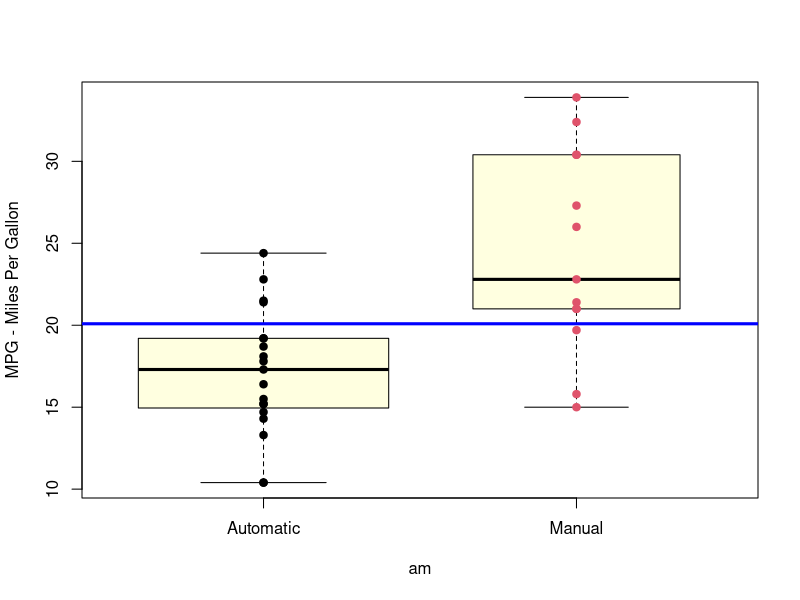
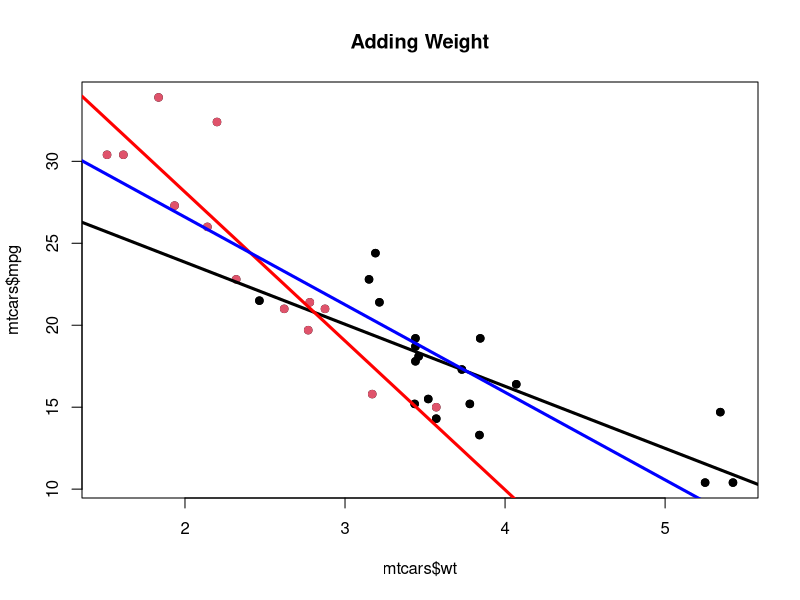
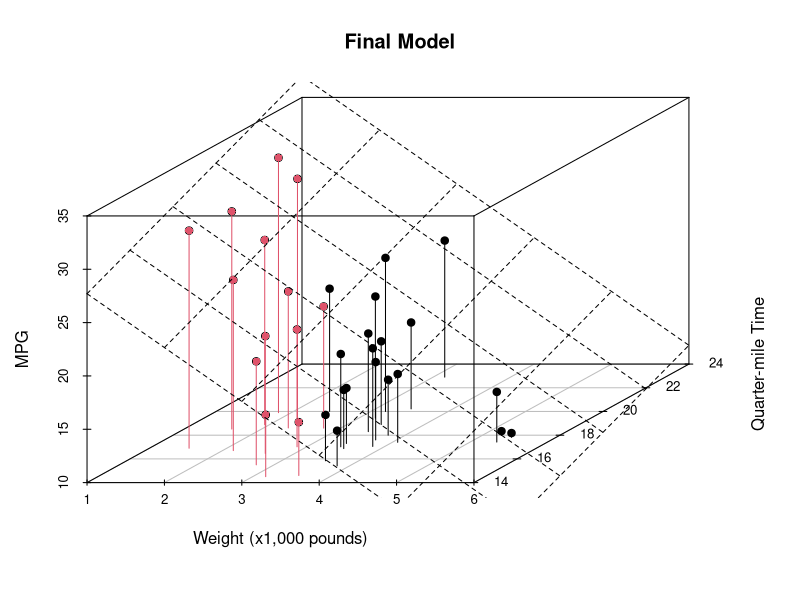
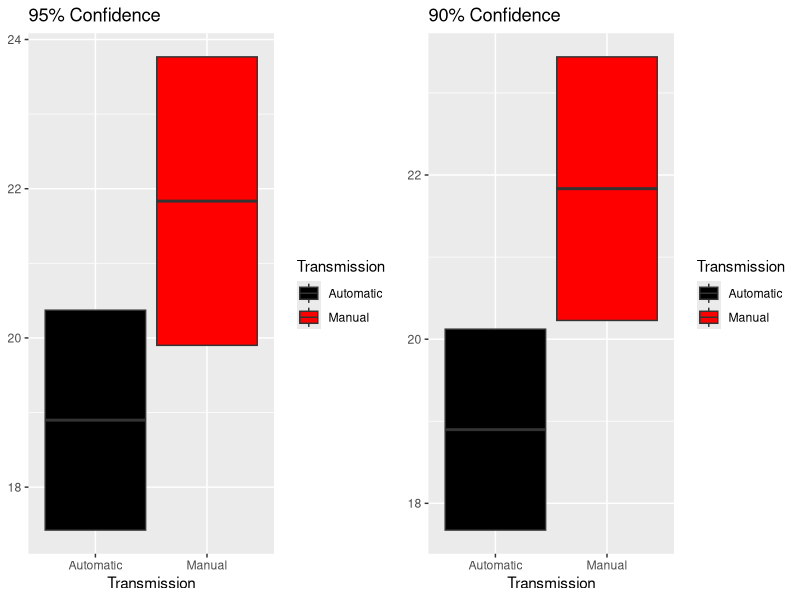

These figures' R source, in order: (Note: this script raises an error after producing the figures.)
## ---- chunk 1
data(mtcars);  x <- vector(mode = "numeric"); r <- vector(mode = "numeric")
for (i in 1:11) x <- c(x, class(mtcars[,i]))
for (j in 1:11) r <- c(r, round(cor(mtcars[j], mtcars$mpg),4))
#dataSum <- rbind(names(mtcars), x, r) # used in discovery & Appendix
## ---- chunk 2
mtcars$am <- as.factor(mtcars$am)
levels(mtcars$am) <- c("Automatic", "Manual")
par(mfrow = c(1,1))
boxplot(mpg ~ am, data = mtcars, ylab = "MPG - Miles Per Gallon",
        varwidth = TRUE, col = "light yellow")
points(mtcars$am, mtcars$mpg, pch=19, col= mtcars$am)
abline(h = mean(mtcars$mpg), col='blue', lwd = 3)
fitTrans <- lm(mpg ~ am, data = mtcars)
## ---- chunk 3
fitAll <- lm(mpg ~ . -1, data = mtcars)
#summary(fitAll)$coefficients #used during developement
## ---- chunk 4
fitwt <- lm(mpg ~ wt, data = mtcars) 
fit169 <- lm(mpg ~ wt * am -1 , data = mtcars) # index values for variables used
# summary(fit169)$coefficients # used for dev and Appendix 
plot(mtcars$wt, mtcars$mpg, pch=19, main = "Adding Weight")
points(mtcars$wt, mtcars$mpg, pch=19, col= mtcars$am)
abline(c(fit169$coeff[2], fit169$coeff[1]), col="Black", lwd=3)
abline(c(fit169$coeff[3], fit169$coeff[1] + fit169$coeff[4]), col="red", lwd=3)
abline(c(fitwt$coeff[1], fitwt$coeff[2]), col="blue", lwd=3)
## ---- chunk 5
fit1679 <- lm(mpg ~ wt + qsec + am -1 , data = mtcars)
fit167 <- lm(mpg ~ wt + qsec, data = mtcars)
library(scatterplot3d)
s3d <- scatterplot3d(x = mtcars$wt, z = mtcars$mpg, y = mtcars$qsec, 
                     main ="Final Model", xlab = "Weight (x1,000 pounds)",
                     zlab = "MPG", ylab = "Quarter-mile Time")
s3d$points3d(x = mtcars$wt, z = mtcars$mpg, y = mtcars$qsec, type="h", col = as.numeric(mtcars$am), pch=16)
s3d$plane3d(Intercept = fit167$coefficient[1],
            x.coef = fit167$coefficient[2], 
            y.coef = fit167$coefficient[3], lty.box = "dashed")
## ---- chunk 6
wtAve <- mean(mtcars$wt)
qsecAve <- mean(mtcars$qsec)
newdataM = data.frame(am="Manual", wt=wtAve, qsec=qsecAve)
newdataA = data.frame(am="Automatic", wt=wtAve, qsec=qsecAve)
manRange95 <- predict(fit1679, newdataM, interval="confidence", level = .95) 
autoRange95 <-predict(fit1679, newdataA, interval="confidence", level = .95)
manRange90 <-predict(fit1679, newdataM, interval="confidence", level = .90) 
autoRange90 <- predict(fit1679, newdataA, interval="confidence", level = .90) 
par(mfcol = c(1,2))
d95 <- data.frame(rbind(manRange95[1:3], autoRange95[1:3]))
d95 <- cbind(c("Manual","Automatic"), d95)
colnames(d95) <- c("Transmission", "Fit","Min","Max")
library(ggplot2) ; library(gridExtra)
plot1 <- ggplot(d95, aes(x=Transmission, ymin=Min, lower=Min,fill=Transmission, middle=Fit, upper=Max, ymax=Max)) + 
    geom_boxplot(stat="identity") + scale_fill_manual(values=c("black", "red")) +
    labs(title="95% Confidence")

d90 <- data.frame(rbind(manRange90[1:3], autoRange90[1:3]))
d90 <- cbind(c("Manual","Automatic"), d90)
colnames(d90) <- c("Transmission", "Fit","Min","Max")
plot2 <- ggplot(d90, aes(x=Transmission, ymin=Min, lower=Min,fill=Transmission, middle=Fit, upper=Max, ymax=Max)) + 
    geom_boxplot(stat="identity") + scale_fill_manual(values=c("black", "red")) +
    labs(title="90% Confidence")
grid.arrange(plot1, plot2, ncol=2)
## ---- chunk 7
data(mtcars);  x <- vector(mode = "numeric"); r <- vector(mode = "numeric")
for (i in 1:11) x <- c(x, class(mtcars[,i]))
for (j in 1:11) r <- c(r, round(cor(mtcars[j], mtcars$mpg),4))
dataSum <- rbind(names(mtcars), x, r) # # removed for Appendix
## ---- chunk 8
fitAll <- lm(mpg ~ . -1, data = mtcars)
summary(fitAll)$coefficients #used during developement
## ---- chunk 9
fitwt <- lm(mpg ~ wt, data = mtcars) 
fit169 <- lm(mpg ~ wt * am -1 , data = mtcars) # index values for variables used
summary(fit169)$coefficients # used for dev and Appendix
## plot(mtcars$wt, mtcars$mpg, pch=19, main = "Adding Weight")
## points(mtcars$wt, mtcars$mpg, pch=19, col= mtcars$am)
## abline(c(fit169$coeff[2], fit169$coeff[1]), col="Black", lwd=3)
## abline(c(fit169$coeff[3], fit169$coeff[1] + fit169$coeff[4]), col="red", lwd=3)
## abline(c(fitwt$coeff[1], fitwt$coeff[2]), col="blue", lwd=3)
## ---- chunk 10
fit1679 <- lm(mpg ~ wt + qsec + am -1 , data = mtcars)
fit167 <- lm(mpg ~ wt + qsec, data = mtcars)
library(scatterplot3d)
## s3d <- scatterplot3d(x = mtcars$wt, z = mtcars$mpg, y = mtcars$qsec, 
                     ## main ="Final Model", xlab = "Weight (x1,000 pounds)",
                     ## zlab = "MPG", ylab = "Quarter-mile Time")
## s3d$points3d(x = mtcars$wt, z = mtcars$mpg, y = mtcars$qsec, type="h", col = as.numeric(mtcars$am), pch=16)
## s3d$plane3d(Intercept = fit167$coefficient[1], x.coef = fit167$coefficient[2], 
            ## y.coef = fit167$coefficient[3], lty.box = "dashed")
## ---- chunk 11
fit1679.res = resid(fit1679)
## plot(mtcars$mpg, fit1679.res, ylab="Residuals", xlab="MPG", main="Model lm(mpg ~ wt + qsec + am -1)") 
## abline(0, 0)                  # the horizon
## ---- chunk 12
wtAve <- mean(mtcars$wt)
qsecAve <- mean(mtcars$qsec)
newdataM = data.frame(am="Manual", wt=wtAve, qsec=qsecAve)
newdataA = data.frame(am="Automatic", wt=wtAve, qsec=qsecAve)
manRange95 <- predict(fit1679, newdataM, interval="confidence", level = .95) 
autoRange95 <-predict(fit1679, newdataA, interval="confidence", level = .95)
manRange90 <-predict(fit1679, newdataM, interval="confidence", level = .90) 
autoRange90 <- predict(fit1679, newdataA, interval="confidence", level = .90) 
par(mfcol = c(1,2))
d95 <- data.frame(rbind(manRange95[1:3], autoRange95[1:3]))
d95 <- cbind(c("Manual","Automatic"), d95)
colnames(d95) <- c("Transmission", "Fit","Min","Max")
print(d95)
library(ggplot2) ; library(gridExtra)
plot1 <- ggplot(d95, aes(x=Transmission, ymin=Min, lower=Min,fill=Transmission, middle=Fit, upper=Max, ymax=Max)) + 
    geom_boxplot(stat="identity") + scale_fill_manual(values=c("black", "red")) +
    labs(title="95% Confidence")

d90 <- data.frame(rbind(manRange90[1:3], autoRange90[1:3]))
d90 <- cbind(c("Manual","Automatic"), d90)
colnames(d90) <- c("Transmission", "Fit","Min","Max")
print(d90)
plot2 <- ggplot(d90, aes(x=Transmission, ymin=Min, lower=Min,fill=Transmission, middle=Fit, upper=Max, ymax=Max)) + 
    geom_boxplot(stat="identity") + scale_fill_manual(values=c("black", "red")) +
    labs(title="90% Confidence")
## grid.arrange(plot1, plot2, ncol=2)
